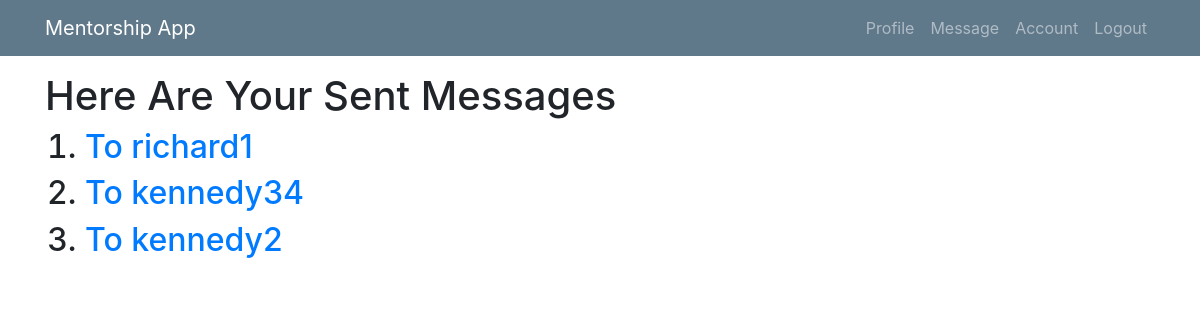
Page /list-message/ (signed in) on the committed database.
### mentee/models.py (models this page shows, shortened)
class Msg(models.Model):
    sender = models.ForeignKey(User, related_name="sender", on_delete=models.CASCADE, null=True)
    receipient = models.ForeignKey(User, related_name="receipient", on_delete=models.CASCADE)
    msg_content = models.TextField(max_length=100)
    sent_at = models.DateTimeField(null=True, blank=True)
    comment = models.TextField(blank=True, null=True)
    comment_at = models.DateTimeField(blank=True, null=True)
    is_approved = models.BooleanField(default=False, verbose_name="Approve?")
    date_approved = models.DateTimeField(blank=True, null=True)
    class Meta:
        ordering = ['-sent_at']

class User(AbstractUser):
    is_mentee = models.BooleanField(default=False)
    is_mentor = models.BooleanField(default=False)

### mentee/views/mentee.py (the view)
# urls.py: path('list-message/', mentee.MessageListView.as_view(), name='list'),
class MessageListView(LoginRequiredMixin, UserPassesTestMixin, ListView):
    model = Msg
    template_name = 'menti/listmessages.html'
    context_object_name = 'sentmesso'
    def test_func(self):
        return self.request.user.is_mentee
    def get_queryset(self):
        return self.model.objects.filter(sender=self.request.user)

### mentee/templates/menti/listmessages.html
{% extends 'menti/base.html' %}
{% block content %}
<br><br><br>
<h1>Here Are Your Sent Messages</h1>
     {% if sentmesso %}
  <ol>
      {% for messo in sentmesso %}
      <h2><li><a href="{% url 'sent' pk=messo.pk %}">To {{ messo.receipient }} </a></li></h2>
      {% endfor %}
  </ol>
{% else %}
<p>There Are no sent Messages</p>
{% endif %}
{% endblock %}

### mentee/static/mentee/main.css (style rules this page uses)
body { background: #fafafa; color: #333333; margin-top: 5rem; }
h1, h2, h3, h4, h5, h6 { color: #444444; }

### rows in the picture
Msg: receipient "richard1"
Msg: receipient "kennedy34"
Msg: receipient "kennedy2"
